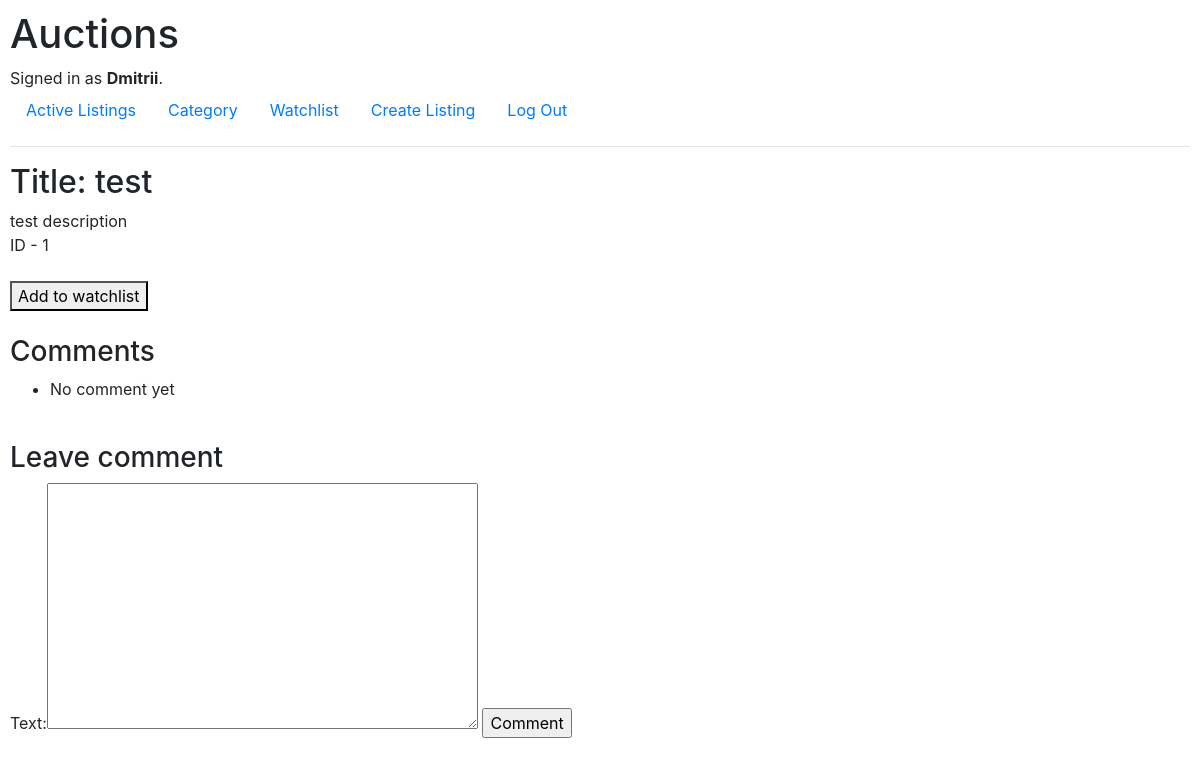
/listing_page/1 (signed in), run on an earlier commit of the app's database.
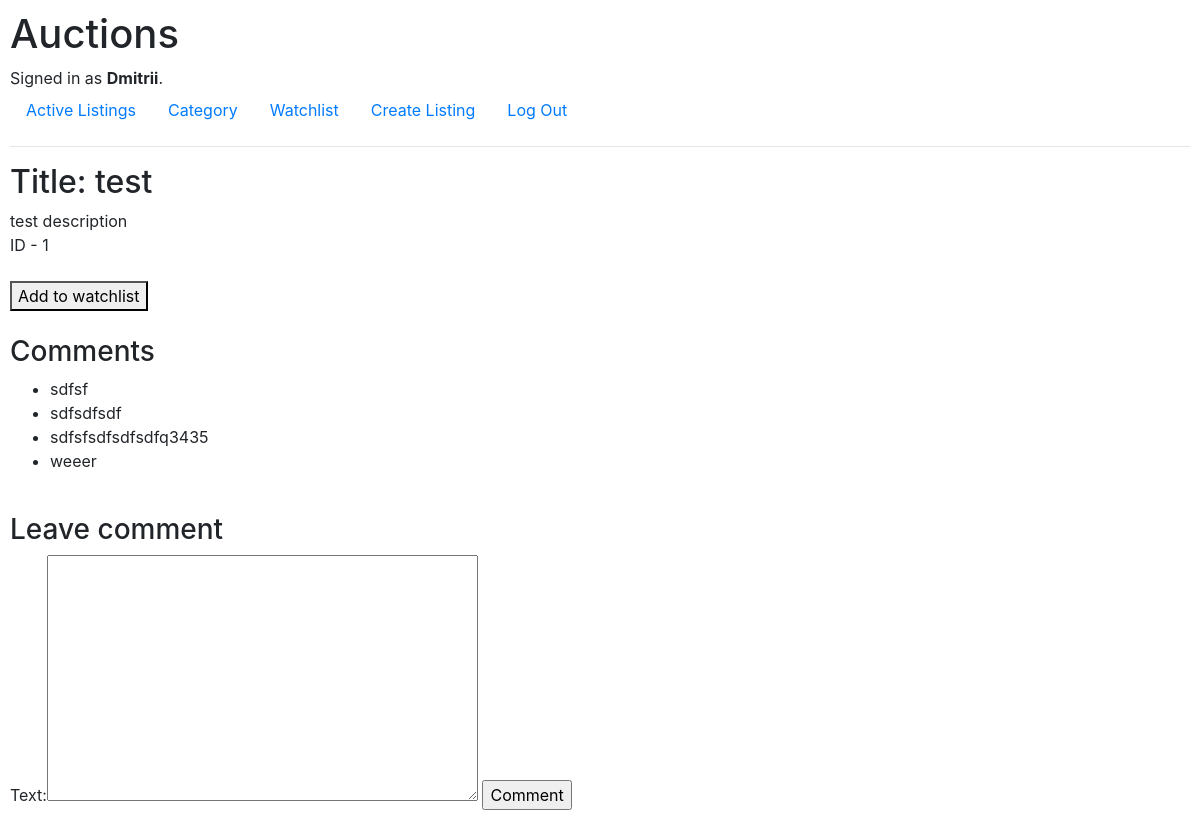
And on a later commit of the database.
### auctions/models.py (models this page shows)
class Comment(models.Model):
    text = models.TextField()
    listing = models.ForeignKey(Listing, on_delete=models.CASCADE, related_name='comments')
    def __str__(self):
        return f'{self.text}'

### auctions/views.py (the view)
# urls.py: path("listing_page/<int:page_id>", views.listing_page, name="listing_page"),
def listing_page(request, page_id):
    page = Listing.objects.get(id=page_id)
    remove = page in request.user.listings.all()
    return render(request, "auctions/listing_page.html", {
        'listing':page,
        'comments':page.comments.all(),
        'form': CommentForm(),
        'remove': remove
    })

### auctions/views.py
class CommentForm(ModelForm):
    class Meta:
        model = Comment
        fields = ['text']

### auctions/templates/auctions/listing_page.html (shortened to what this page needs)
{% extends 'auctions/layout.html' %}
{% block body %}
<div>
<h2>Title: {{listing.title}}</h2>
    </div>
<div>{{listing.description}}</div>
<div>ID - {{listing.id}}</div>
<br>
<form action="{% url 'watchlist'%}" method="post">
    <button name="add_to_watchlist" value={{listing.id}}>Add to watchlist</button>
</form>
<br>
<h3>Comments</h3>
<ul>
    {%for comment in comments %}
    <li>{{comment}}</li>
    {% empty %}
    <li>No comment yet</li>
    {% endfor %}
</ul>
<br>
<h3>Leave comment</h3>
<form action="{% url 'create_comment' listing.id %}" method="post">
    {{form}}
    <input type="submit" value="Comment">
</form>
{% endblock %}

What changed in the data, as far as the page shows it:
added Comment: text "sdfsf"
added Comment: text "sdfsdfsdf"
added Comment: text "sdfsfsdfsdfsdfq3435"
added Comment: text "weeer"
Also different on the page:
text no longer shown: "No comment yet"
